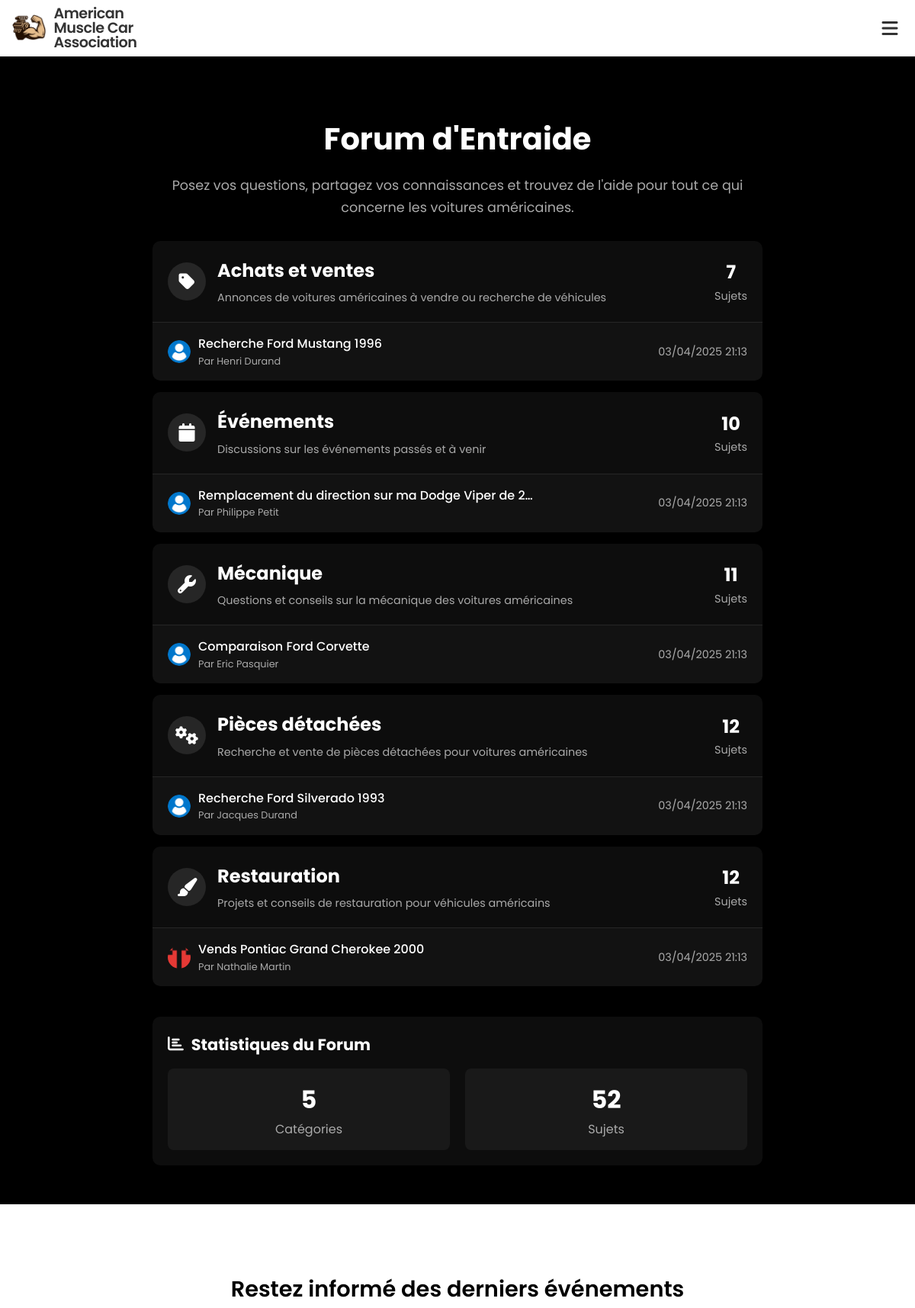
Before: /forum/ (upper part) with the older database file.
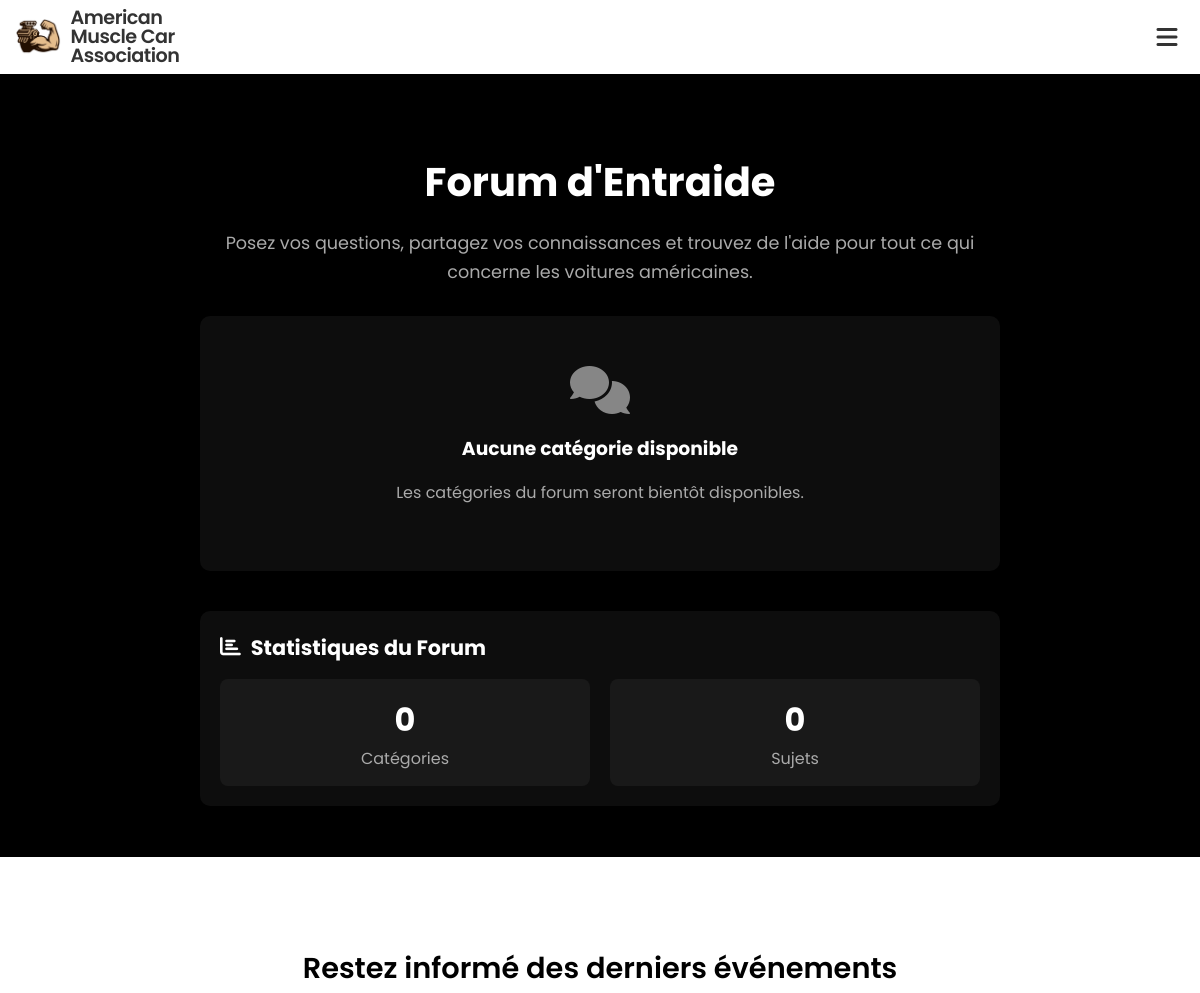
After: the same page with the newer database file.
### forum/models.py (models this page shows, shortened)
class ForumCategory(models.Model):
    name = models.CharField(max_length=100, verbose_name="Nom")
    description = models.TextField(verbose_name="Description")
    icon = models.CharField(max_length=50, default="fa-comments", verbose_name="Icône FontAwesome")
    slug = models.SlugField(unique=True)
    order = models.IntegerField(default=0, verbose_name="Ordre d'affichage")
    created_at = models.DateTimeField(auto_now_add=True, verbose_name="Date de création")
    class Meta:
        ordering = ['order', 'name']
        verbose_name = "Catégorie du forum"
        verbose_name_plural = "Catégories du forum"

class ForumTopic(models.Model):
    title = models.CharField(max_length=200, verbose_name="Titre")
    content = models.TextField(verbose_name="Contenu")
    category = models.ForeignKey(ForumCategory, related_name='topics', on_delete=models.CASCADE, verbose_name="Catégorie")
    author = models.ForeignKey(User, related_name='forum_topics', on_delete=models.CASCADE, verbose_name="Auteur")
    created_at = models.DateTimeField(auto_now_add=True, verbose_name="Créé le")
    updated_at = models.DateTimeField(auto_now=True, verbose_name="Modifié le")
    slug = models.SlugField(unique=True)
    is_locked = models.BooleanField(default=False, verbose_name="Sujet verrouillé")
    is_pinned = models.BooleanField(default=False, verbose_name="Sujet épinglé")
    views = models.PositiveIntegerField(default=0, verbose_name="Vues")
    class Meta:
        ordering = ['-is_pinned', '-created_at']
        verbose_name = "Sujet du forum"
        verbose_name_plural = "Sujets du forum"

### accounts/models.py (models this page shows, shortened)
class UserProfile(models.Model):
    ROLE_CHOICES = (
        ('founder', 'Fondateur'),
        ('co-founder', 'Co-Fondateur'),
        ('member', 'Membre'),
        ('developer', 'Développeur'),
        ('admin', 'Administratif')
    )
    user = models.OneToOneField(User, on_delete=models.CASCADE, related_name='profile')
    profile_image = models.ImageField(upload_to='profile_images/', default='profile_images/default.png')
    member_id = models.PositiveIntegerField(unique=True)
    role = models.CharField(max_length=20, choices=ROLE_CHOICES, default='member')
    is_approved = models.BooleanField(default=False)
    date_created = models.DateTimeField(auto_now_add=True)
    last_login = models.DateTimeField(blank=True, null=True)
    instagram = models.CharField(max_length=100, blank=True, null=True)
    facebook = models.CharField(max_length=100, blank=True, null=True)
    twitter = models.CharField(max_length=100, blank=True, null=True)
    bio = models.TextField(blank=True, null=True, verbose_name="Biographie")
    banner_image = models.ImageField(upload_to='banner_images/', blank=True, null=True, verbose_name="Image de bannière")
    banner_color = models.CharField(max_length=20, blank=True, null=True, default="#2c3e50", verbose_name="Couleur de bannière")
    banner_approved = models.BooleanField(default=False, verbose_name="Bannière approuvée")

### forum/views.py (the view)
# urls.py: path('', views.forum_home, name='forum_home'),
def forum_home(request):
    categories = ForumCategory.objects.all().annotate(topics_count=Count('topics'))
    total_topics = ForumTopic.objects.count()
    for category in categories:
        category.latest_topic = category.topics.order_by('-created_at').first()
    return render(request, 'forum/forum_home.html', {
        'categories': categories,
        'total_topics': total_topics,  # Passer le total à la template
        'active_forum': True  # Pour marquer l'onglet forum comme actif dans la navigation
    })

### core/context_processors.py (called while the page is built)
def club_info(request):
    try:
        info = ClubInfo.objects.first()
    except:
        info = None
    return {'global_club_info': info}

### templates/forum/forum_home.html (shortened to what the changed rows need)
{% extends 'base/base.html' %}
{% block content %}
<div class="forum-container" style="max-width: 1200px; margin: 50px auto; padding: 0 20px;">
    <div class="forum-header" style="margin-bottom: 30px; text-align: center;">
        <h1 style="font-size: 2.5rem; margin-bottom: 15px;">Forum d'Entraide</h1>
    </div>
    <div class="category-list" style="display: flex; flex-direction: column; gap: 15px;">
        {% for category in categories %}
            <div class="category-card" style="background-color: rgba(255, 255, 255, 0.05); border-radius: 10px; padding: 0; overflow: hidden; transition: transform 0.3s ease, box-shadow 0.3s ease;">
                <a href="{% url 'forum:category_detail' category.slug %}" style="text-decoration: none; color: inherit; display: block;">
                    <div class="category-header" style="padding: 20px; border-bottom: 1px solid rgba(255, 255, 255, 0.1); display: flex; align-items: center; gap: 15px;">
                        <div class="category-icon" style="width: 50px; height: 50px; background-color: rgba(255, 255, 255, 0.1); border-radius: 50%; display: flex; align-items: center; justify-content: center;">
                            <i class="fas {{ category.icon }}" style="font-size: 1.5rem; color: white;"></i>
                        </div>
                        <div class="category-info" style="flex-grow: 1;">
                            <h2 style="margin: 0; font-size: 1.5rem;">{{ category.name }}</h2>
                            <p style="margin: 5px 0 0; color: #aaa; font-size: 0.9rem;">{{ category.description }}</p>
                        </div>
                        <div class="category-stats" style="text-align: center; margin-left: 15px;">
                            <div style="font-size: 1.5rem; font-weight: bold;">{{ category.topics_count }}</div>
                            <div style="color: #aaa; font-size: 0.9rem;">Sujets</div>
                        </div>
                    </div>
                    {% if category.latest_topic %}
                        <div class="latest-topic" style="padding: 15px 20px; background-color: rgba(255, 255, 255, 0.02);">
                            <div style="display: flex; justify-content: space-between; align-items: center;">
                                <div style="display: flex; align-items: center; gap: 10px;">
                                    <div style="width: 30px; height: 30px; border-radius: 50%; overflow: hidden;">
                                        <img src="{{ category.latest_topic.author.profile.profile_image.url }}" alt="{{ category.latest_topic.author.username }}" style="width: 100%; height: 100%; object-fit: cover;" onerror="this.onerror=null; this.src='/static/img/default-avatar.png';">
                                    </div>
                                    <div>
                                        <p style="margin: 0; font-weight: 500;">{{ category.latest_topic.title|truncatechars:50 }}</p>
                                        <p style="margin: 0; font-size: 0.8rem; color: #aaa;">Par {{ category.latest_topic.author.get_full_name|default:category.latest_topic.author.username }}</p>
                                    </div>
                                </div>
                                <div style="font-size: 0.9rem; color: #aaa;">{{ category.latest_topic.created_at|date:"d/m/Y H:i" }}</div>
                            </div>
                        </div>
                    {% endif %}
                </a>
            </div>
        {% empty %}
            <div class="empty-state" style="text-align: center; padding: 50px 20px; background-color: rgba(255, 255, 255, 0.05); border-radius: 10px;">
                <i class="fas fa-comments" style="font-size: 3rem; margin-bottom: 20px; opacity: 0.5;"></i>
                <h3 style="margin: 0 0 10px;">Aucune catégorie disponible</h3>
                <p style="color: #aaa;">Les catégories du forum seront bientôt disponibles.</p>
            </div>
        {% endfor %}
    </div>
    <div class="forum-stats" style="margin-top: 40px; background-color: rgba(255, 255, 255, 0.05); border-radius: 10px; padding: 20px;">
        <div class="stats-grid" style="display: grid; grid-template-columns: repeat(auto-fit, minmax(200px, 1fr)); gap: 20px;">
            <div class="stat-card" style="text-align: center; background-color: rgba(255, 255, 255, 0.05); padding: 15px; border-radius: 8px;">
                <div style="font-size: 2rem; font-weight: bold;">{{ categories|length }}</div>
                <div style="color: #aaa;">Catégories</div>
            </div>
            <div class="stat-card" style="text-align: center; background-color: rgba(255, 255, 255, 0.05); padding: 15px; border-radius: 8px;">
                <div style="font-size: 2rem; font-weight: bold;">{{ total_topics }}</div>
                <div style="color: #aaa;">Sujets</div>
            </div>
        </div>
    </div>
</div>
{% endblock %}

Changed rows visible on the page:
removed ForumCategory: name "Achats et ventes", description "Annonces de voitures américaines à vendre ou recherche de véhicules", topics_count "7", latest_topic.author.profile.profile_image (placeholder picture), latest_topic "Recherche Ford Mustang 1996", latest_topic.author.get_full_name "Henri Durand", latest_topic.created_at "03/04/2025 21:13"
removed ForumCategory: name "Événements", description "Discussions sur les événements passés et à venir", topics_count "10", latest_topic.author.profile.profile_image (placeholder picture), latest_topic "Remplacement du direction sur ma Dodge Viper de 2…", latest_topic.author.get_full_name "Philippe Petit", latest_topic.created_at "03/04/2025 21:13"
removed ForumCategory: name "Mécanique", description "Questions et conseils sur la mécanique des voitures américaines", topics_count "11", latest_topic.author.profile.profile_image (placeholder picture), latest_topic "Comparaison Ford Corvette", latest_topic.author.get_full_name "Eric Pasquier", latest_topic.created_at "03/04/2025 21:13"
removed ForumCategory: name "Pièces détachées", description "Recherche et vente de pièces détachées pour voitures américaines", topics_count "12", latest_topic.author.profile.profile_image (placeholder picture), latest_topic "Recherche Ford Silverado 1993", latest_topic.author.get_full_name "Jacques Durand", latest_topic.created_at "03/04/2025 21:13"
removed ForumCategory: name "Restauration", description "Projets et conseils de restauration pour véhicules américains", topics_count "12", latest_topic.author.profile.profile_image (picture), latest_topic "Vends Pontiac Grand Cherokee 2000", latest_topic.author.get_full_name "Nathalie Martin", latest_topic.created_at "03/04/2025 21:13"
Other visible differences:
{{ categories|length }}: "5" → "0"
{{ total_topics }}: "52" → "0"
text now shown: "Aucune catégorie disponible Les catégories du forum seront bientôt disponibles."
